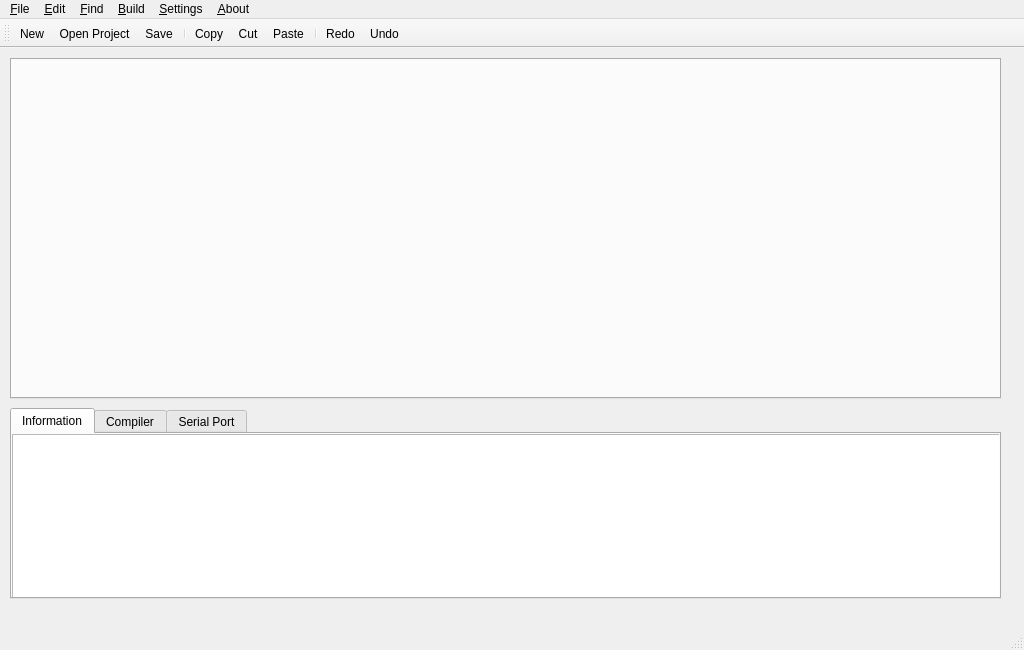
<?xml version="1.0" encoding="UTF-8"?>
<ui version="4.0">
 <class>MainWindow</class>
 <widget class="QMainWindow" name="MainWindow">
  <property name="geometry">
   <rect>
    <x>0</x>
    <y>0</y>
    <width>1024</width>
    <height>650</height>
   </rect>
  </property>
  <property name="windowTitle">
   <string>MainWindow</string>
  </property>
  <widget class="QWidget" name="centralwidget">
   <widget class="QTabWidget" name="tabWidget">
    <property name="geometry">
     <rect>
      <x>10</x>
      <y>10</y>
      <width>991</width>
      <height>341</height>
     </rect>
    </property>
    <property name="currentIndex">
     <number>-1</number>
    </property>
   </widget>
   <widget class="QTabWidget" name="tabInfo">
    <property name="geometry">
     <rect>
      <x>10</x>
      <y>360</y>
      <width>991</width>
      <height>191</height>
     </rect>
    </property>
    <property name="currentIndex">
     <number>0</number>
    </property>
    <widget class="QWidget" name="tab_2">
     <attribute name="title">
      <string>Information</string>
     </attribute>
     <widget class="QListWidget" name="listWidget">
      <property name="geometry">
       <rect>
        <x>0</x>
        <y>0</y>
        <width>1121</width>
        <height>192</height>
       </rect>
      </property>
     </widget>
    </widget>
    <widget class="QWidget" name="tab">
     <attribute name="title">
      <string>Compiler</string>
     </attribute>
     <widget class="QTextEdit" name="textEdit">
      <property name="geometry">
       <rect>
        <x>0</x>
        <y>0</y>
        <width>1121</width>
        <height>191</height>
       </rect>
      </property>
     </widget>
    </widget>
    <widget class="QWidget" name="tab_3">
     <attribute name="title">
      <string>Serial Port</string>
     </attribute>
     <widget class="QListWidget" name="listWidget_2">
      <property name="geometry">
       <rect>
        <x>0</x>
        <y>0</y>
        <width>991</width>
        <height>111</height>
       </rect>
      </property>
     </widget>
     <widget class="QLineEdit" name="lineEdit">
      <property name="geometry">
       <rect>
        <x>0</x>
        <y>120</y>
        <width>901</width>
        <height>31</height>
       </rect>
      </property>
     </widget>
     <widget class="QPushButton" name="pushButton">
      <property name="geometry">
       <rect>
        <x>910</x>
        <y>120</y>
        <width>71</width>
        <height>31</height>
       </rect>
      </property>
      <property name="text">
       <string>Send</string>
      </property>
     </widget>
    </widget>
   </widget>
  </widget>
  <widget class="QMenuBar" name="menubar">
   <property name="geometry">
    <rect>
     <x>0</x>
     <y>0</y>
     <width>1024</width>
     <height>25</height>
    </rect>
   </property>
   <widget class="QMenu" name="menu_File">
    <property name="title">
     <string>&amp;File</string>
    </property>
    <addaction name="action_New_Project"/>
    <addaction name="action_Open"/>
    <addaction name="action_Save"/>
    <addaction name="action_Save_As"/>
    <addaction name="action_New"/>
    <addaction name="action_Print_Review"/>
    <addaction name="action_Print"/>
    <addaction name="action_Quit"/>
   </widget>
   <widget class="QMenu" name="menu_Edit">
    <property name="title">
     <string>&amp;Edit</string>
    </property>
    <addaction name="action_Copy"/>
    <addaction name="action_Cut"/>
    <addaction name="action_Paste"/>
    <addaction name="action_Redo"/>
    <addaction name="action_Undo"/>
    <addaction name="action_Select_All"/>
   </widget>
   <widget class="QMenu" name="menu_Find">
    <property name="title">
     <string>&amp;Find</string>
    </property>
    <addaction name="action_Find_All"/>
   </widget>
   <widget class="QMenu" name="menu_Build">
    <property name="title">
     <string>&amp;Build</string>
    </property>
    <addaction name="action_Compile"/>
    <addaction name="action_Make"/>
    <addaction name="actionClean"/>
    <addaction name="actionDisassembler"/>
   </widget>
   <widget class="QMenu" name="menu_Settings">
    <property name="title">
     <string>&amp;Settings</string>
    </property>
    <addaction name="actionGCC_version"/>
   </widget>
   <widget class="QMenu" name="menu_About">
    <property name="title">
     <string>&amp;About</string>
    </property>
   </widget>
   <addaction name="menu_File"/>
   <addaction name="menu_Edit"/>
   <addaction name="menu_Find"/>
   <addaction name="menu_Build"/>
   <addaction name="menu_Settings"/>
   <addaction name="menu_About"/>
  </widget>
  <widget class="QStatusBar" name="statusbar"/>
  <widget class="QToolBar" name="toolBar">
   <property name="windowTitle">
    <string>toolBar</string>
   </property>
   <attribute name="toolBarArea">
    <enum>TopToolBarArea</enum>
   </attribute>
   <attribute name="toolBarBreak">
    <bool>false</bool>
   </attribute>
   <addaction name="action_New"/>
   <addaction name="action_Open"/>
   <addaction name="action_Save"/>
   <addaction name="separator"/>
   <addaction name="action_Copy"/>
   <addaction name="action_Cut"/>
   <addaction name="action_Paste"/>
   <addaction name="separator"/>
   <addaction name="action_Redo"/>
   <addaction name="action_Undo"/>
  </widget>
  <action name="action_New">
   <property name="icon">
    <iconset>
     <normaloff>../icons/add.png</normaloff>../icons/add.png</iconset>
   </property>
   <property name="text">
    <string>&amp;New</string>
   </property>
   <property name="shortcut">
    <string>Ctrl+N</string>
   </property>
  </action>
  <action name="action_Open">
   <property name="icon">
    <iconset>
     <normaloff>../icons/folder.png</normaloff>../icons/folder.png</iconset>
   </property>
   <property name="text">
    <string>&amp;Open Project</string>
   </property>
   <property name="shortcut">
    <string>Ctrl+O</string>
   </property>
  </action>
  <action name="action_Save">
   <property name="icon">
    <iconset>
     <normaloff>../icons/disk.png</normaloff>../icons/disk.png</iconset>
   </property>
   <property name="text">
    <string>&amp;Save</string>
   </property>
   <property name="shortcut">
    <string>Ctrl+S</string>
   </property>
  </action>
  <action name="action_Save_As">
   <property name="text">
    <string>&amp;Save As</string>
   </property>
  </action>
  <action name="action_Print_Review">
   <property name="text">
    <string>&amp;Print Review</string>
   </property>
  </action>
  <action name="action_Print">
   <property name="text">
    <string>&amp;Print</string>
   </property>
   <property name="shortcut">
    <string>Ctrl+P</string>
   </property>
  </action>
  <action name="action_Quit">
   <property name="text">
    <string>&amp;Quit</string>
   </property>
  </action>
  <action name="action_Copy">
   <property name="icon">
    <iconset>
     <normaloff>../icons/copy.png</normaloff>../icons/copy.png</iconset>
   </property>
   <property name="text">
    <string>&amp;Copy</string>
   </property>
  </action>
  <action name="action_Cut">
   <property name="icon">
    <iconset>
     <normaloff>../icons/cut.png</normaloff>../icons/cut.png</iconset>
   </property>
   <property name="text">
    <string>&amp;Cut</string>
   </property>
  </action>
  <action name="action_Paste">
   <property name="icon">
    <iconset>
     <normaloff>../icons/edit-paste.png</normaloff>../icons/edit-paste.png</iconset>
   </property>
   <property name="text">
    <string>&amp;Paste</string>
   </property>
  </action>
  <action name="action_Redo">
   <property name="icon">
    <iconset>
     <normaloff>../icons/redo.png</normaloff>../icons/redo.png</iconset>
   </property>
   <property name="text">
    <string>&amp;Redo</string>
   </property>
  </action>
  <action name="action_Undo">
   <property name="icon">
    <iconset>
     <normaloff>../icons/undo.png</normaloff>../icons/undo.png</iconset>
   </property>
   <property name="text">
    <string>&amp;Undo</string>
   </property>
  </action>
  <action name="action_Select_All">
   <property name="text">
    <string>&amp;Select All</string>
   </property>
  </action>
  <action name="action_Find_All">
   <property name="text">
    <string>&amp;Find All</string>
   </property>
  </action>
  <action name="action_Compile">
   <property name="text">
    <string>&amp;Compile</string>
   </property>
  </action>
  <action name="action_Make">
   <property name="text">
    <string>&amp;Make</string>
   </property>
  </action>
  <action name="action_New_Project">
   <property name="text">
    <string>&amp;New Project</string>
   </property>
   <property name="shortcut">
    <string>Ctrl+T</string>
   </property>
  </action>
  <action name="actionGCC_version">
   <property name="text">
    <string>&amp;avr-gcc version</string>
   </property>
   <property name="toolTip">
    <string>avr-gcc version</string>
   </property>
  </action>
  <action name="actionClean">
   <property name="text">
    <string>Clean</string>
   </property>
  </action>
  <action name="actionDisassembler">
   <property name="text">
    <string>Disassembler</string>
   </property>
  </action>
 </widget>
 <resources/>
 <connections/>
</ui>
